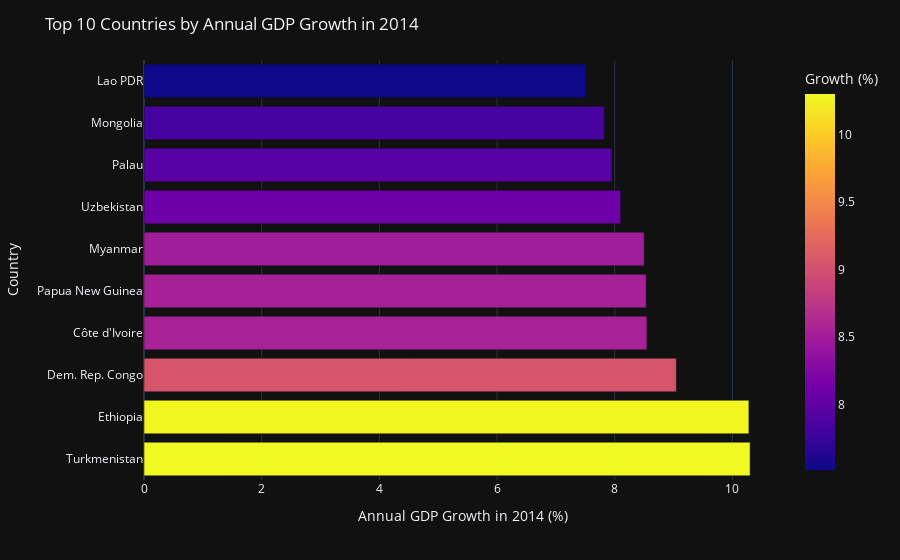

Notebook code cell kept with this figure:
### Code cell
# Plot horizontal bar chart displaying most recent fastest growing GDP countries
fig = px.bar(growth_top_10, x='GDP_Growth', y='Country', orientation='h', color='GDP_Growth')
fig.update_layout(
    xaxis_title='Annual GDP Growth in 2014 (%)',
    title="Top 10 Countries by Annual GDP Growth in 2014",
    coloraxis_colorbar_title='Growth (%)',
    template='plotly_dark'
    
)
fig.show()

### Figure 1 — Plotly figure (JSON) as saved in the notebook; plotly's stock layout.template omitted (floating-point values rounded to 4 significant figures)
{"data": [{"alignmentgroup": "True", "hovertemplate": "GDP_Growth=%{marker.color}<br>Country=%{y}<extra></extra>", "legendgroup": "", "marker": {"color": [10.3, 10.28, 9.047, 8.546, 8.534, 8.5, 8.1, 7.952, 7.824, 7.515], "coloraxis": "coloraxis", "pattern": {"shape": ""}}, "name": "", "offsetgroup": "", "orientation": "h", "showlegend": false, "textposition": "auto", "type": "bar", "x": [10.3, 10.28, 9.047, 8.546, 8.534, 8.5, 8.1, 7.952, 7.824, 7.515], "xaxis": "x", "y": ["Turkmenistan", "Ethiopia", "Dem. Rep. Congo", "Côte d'Ivoire", "Papua New Guinea", "Myanmar", "Uzbekistan", "Palau", "Mongolia", "Lao PDR"], "yaxis": "y"}], "layout": {"barmode": "relative", "coloraxis": {"colorbar": {"title": {"text": "Growth (%)"}}, "colorscale": [[0, "#0d0887"], [0.1111, "#46039f"], [0.2222, "#7201a8"], [0.3333, "#9c179e"], [0.4444, "#bd3786"], [0.5556, "#d8576b"], [0.6667, "#ed7953"], [0.7778, "#fb9f3a"], [0.8889, "#fdca26"], [1, "#f0f921"]]}, "legend": {"tracegroupgap": 0}, "margin": {"t": 60}, "title": {"text": "Top 10 Countries by Annual GDP Growth in 2014"}, "xaxis": {"anchor": "y", "domain": [0, 1], "title": {"text": "Annual GDP Growth in 2014 (%)"}}, "yaxis": {"anchor": "x", "domain": [0, 1], "title": {"text": "Country"}}}}
